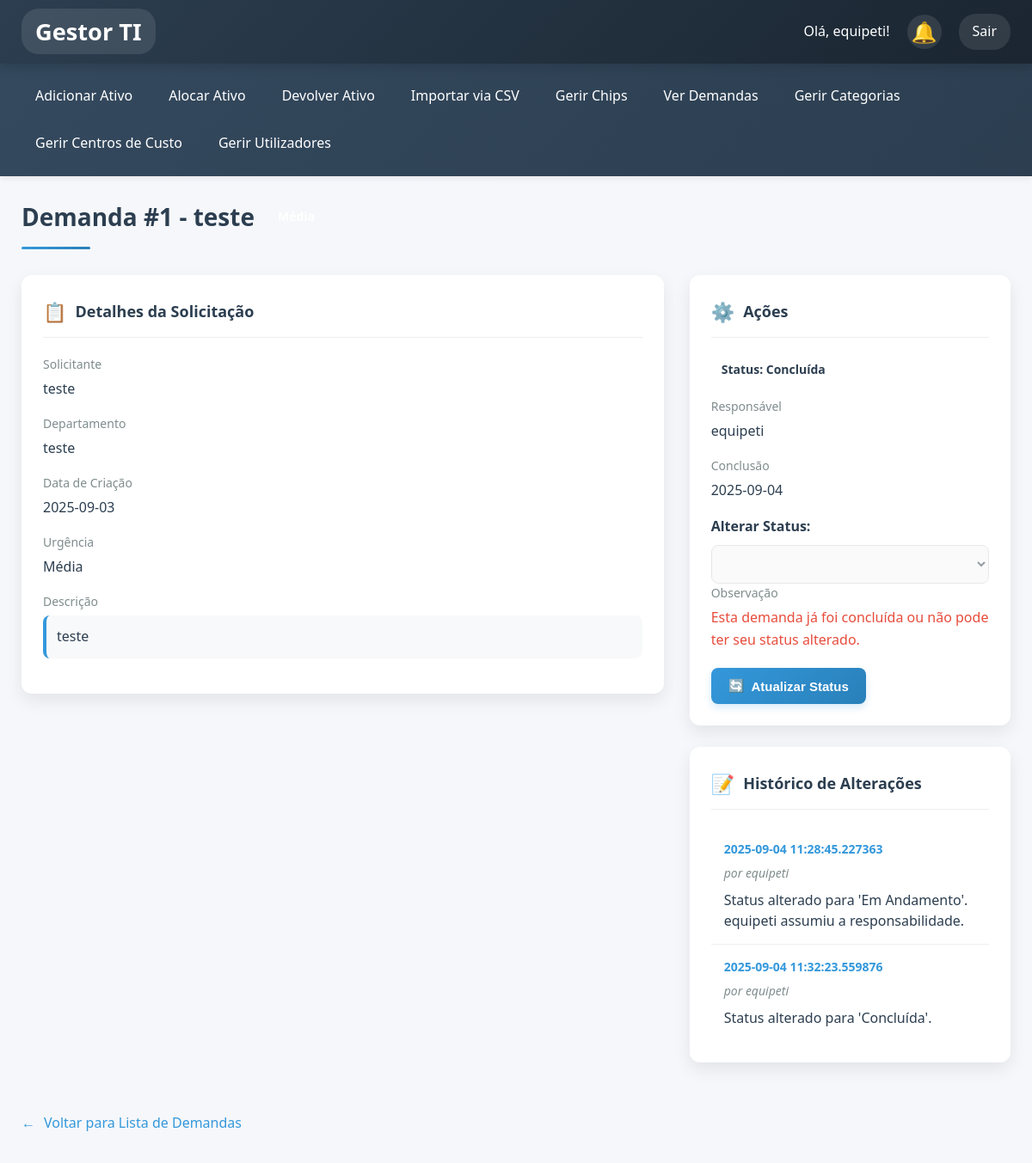
Page /demandas/1 (signed in) on the committed database.
### tables this page shows
CREATE TABLE usuarios (id INTEGER PRIMARY KEY, nome TEXT NOT NULL UNIQUE, departamento TEXT, password TEXT);

CREATE TABLE demandas (
                 id INTEGER PRIMARY KEY, nome_solicitante TEXT NOT NULL, departamento TEXT,
                 descricao TEXT NOT NULL, urgencia TEXT, data_criacao DATE, status TEXT DEFAULT 'Aberta', responsavel TEXT, data_conclusao DATE);

CREATE TABLE demandas_historico (
                 id INTEGER PRIMARY KEY, demanda_id INTEGER, alteracao TEXT NOT NULL, 
                 autor TEXT, data DATETIME,
                 FOREIGN KEY (demanda_id) REFERENCES demandas(id));

### gestor_ativos_ti.py (the view)
@app.route('/demandas/<int:id>')
@login_required
def detalhes_demanda(id):
    demanda = db_query("SELECT * FROM demandas WHERE id = ?", (id,), fetchone=True)
    historico = db_query("SELECT * FROM demandas_historico WHERE demanda_id = ? ORDER BY data ASC", (id,))
    return render_template('detalhes_demanda.html', demanda=demanda, historico=historico)

### gestor_ativos_ti.py (called while the page is built)
@login_manager.user_loader
def load_user(user_id):
    conn = sqlite3.connect('ativos_ti.db')
    c = conn.cursor()
    c.execute("SELECT id, nome FROM usuarios WHERE id = ?", (user_id,))
    user_data = c.fetchone()
    conn.close()
    if user_data:
        return User(id=user_data[0], nome=user_data[1])
    return None

def db_query(query, params=(), fetchone=False, commit=False):
    conn = sqlite3.connect('ativos_ti.db')
    conn.row_factory = sqlite3.Row
    c = conn.cursor()
    c.execute(query, params)
    result = c.fetchone() if fetchone else c.fetchall()
    if commit:
        conn.commit()
    conn.close()
    return result

### templates/detalhes_demanda.html (shortened to what this page needs)
{% extends "base.html" %}
{% block content %}
<div class="page-header">
    <h1 class="page-title">
        Demanda #{{ demanda.id }} - {{ demanda.nome_solicitante }}
        <span class="urgency-badge urgency-{{ demanda.urgencia|lower }}">{{ demanda.urgencia }}</span>
    </h1>
</div>
<div class="demanda-detalhes">
    <div class="info-principal">
        <div class="info-card">
            <div class="card-header">
                <h3 class="card-title">
                    <span class="card-icon">📋</span>
                    Detalhes da Solicitação
                </h3>
            </div>
            <div class="info-item">
                <span class="info-label">Solicitante</span>
                <span class="info-value">{{ demanda.nome_solicitante }}</span>
            </div>
            <div class="info-item">
                <span class="info-label">Departamento</span>
                <span class="info-value">{{ demanda.departamento }}</span>
            </div>
            <div class="info-item">
                <span class="info-label">Data de Criação</span>
                <span class="info-value">{{ demanda.data_criacao }}</span>
            </div>
            <div class="info-item">
                <span class="info-label">Urgência</span>
                <span class="info-value">{{ demanda.urgencia }}</span>
            </div>
            <div class="info-item">
                <span class="info-label">Descrição</span>
                <div class="info-value descricao">{{ demanda.descricao }}</div>
            </div>
        </div>
    </div>
    <div class="acoes-historico">
        <div class="acoes-card">
            <div class="card-header">
                <h3 class="card-title">
                    <span class="card-icon">⚙️</span>
                    Ações
                </h3>
            </div>
            <div class="status-badge status-{{ demanda.status|lower|replace(' ', '_') }}">
                Status: {{ demanda.status }}
            </div>
            {% if demanda.responsavel %}
            <div class="info-item">
                <span class="info-label">Responsável</span>
                <span class="info-value">{{ demanda.responsavel }}</span>
            </div>
            {% endif %}
            {% if demanda.data_conclusao %}
            <div class="info-item">
                <span class="info-label">Conclusão</span>
                <span class="info-value">{{ demanda.data_conclusao }}</span>
            </div>
            {% endif %}
            <form action="{{ url_for('atualizar_demanda', id=demanda.id) }}" method="POST">
                <div class="form-group">
                    <label class="form-label">Alterar Status:</label>
                    <select name="status" class="form-select">
                    </select>
                </div>
                <button type="submit" class="submit-button">
                    <span>🔄</span> Atualizar Status
                </button>
            </form>
        </div>
        <div class="historico-card">
            <div class="card-header">
                <h3 class="card-title">
                    <span class="card-icon">📝</span>
                    Histórico de Alterações
                </h3>
            </div>
            <ul class="historico-lista">
                {% for item in historico %}
                <li class="historico-item">
                    <div class="historico-data">{{ item.data }}</div>
                    <div class="historico-autor">por {{ item.autor }}</div>
                    <div class="historico-descricao">{{ item.alteracao }}</div>
                </li>
                {% else %}
                <div class="empty-historico">
                    <div class="empty-icon">📭</div>
                    <p>Nenhum histórico encontrado.</p>
                </div>
                {% endfor %}
            </ul>
        </div>
    </div>
</div>
<a href="{{ url_for('listar_demandas') }}" class="back-link">Voltar para Lista de Demandas</a>
{% endblock %}

### templates/base.html (shortened to what this page needs)
<!DOCTYPE html>
<html lang="pt-BR">
<head>
</head>
<body>
    <header class="header-bar">
        <h1><a href="{{ url_for('index') }}">Gestor TI</a></h1>
        <div>
            <span>Olá, {{ current_user.nome }}!</span>
            <div class="notifications">
                <div class="notification-bell" id="notification-bell">🔔</div>
            </div>
            <a href="{{ url_for('logout') }}">Sair</a>
        </div>
    </header>
    <nav class="nav">
        <a href="{{ url_for('adicionar_ativo') }}">Adicionar Ativo</a>
        <a href="{{ url_for('alocar_ativo') }}">Alocar Ativo</a>
        <a href="{{ url_for('devolver_ativo') }}">Devolver Ativo</a>
        <a href="{{ url_for('importar_csv') }}">Importar via CSV</a>
        <a href="{{ url_for('listar_chips') }}">Gerir Chips</a>
        <a href="{{ url_for('listar_demandas') }}">Ver Demandas</a>
        <a href="{{ url_for('listar_categorias') }}">Gerir Categorias</a>
        <a href="{{ url_for('listar_centros_custo') }}">Gerir Centros de Custo</a>
        <a href="{{ url_for('listar_usuarios') }}">Gerir Utilizadores</a>
    </nav>
    <main class="content">
        {% block content %}{% endblock %}
    </main>
</body>
</html>

### templates/base.html (style rules this page uses)
:root { --primary-color: #2c3e50; --secondary-color: #3498db; --accent-color: #e74c3c; --light-bg: #f5f7fa; --white: #ffffff; --text-dark: #2c3e50; --border-color: #ddd; --hover-bg: #f8f9fa; --success-color: #27ae60; --warning-color: #f39c12; --nav-bg: #34495e; --nav-hover: #46627f; --header-bg: #2c3e50; --notification-bg: #fff; --notification-border: #ddd; --shadow: 0 4px 12px rgba(0,0,0,0.15); --shadow-light: 0 2px 8px rgba(0,0,0,0.08); }
* { box-sizing: border-box; margin: 0; padding: 0; }
body { font-family: 'Segoe UI', Roboto, Oxygen, Ubuntu, Cantarell, sans-serif; margin: 0; background-color: var(--light-bg); color: var(--text-dark); line-height: 1.6; }
.header-bar { display: flex; justify-content: space-between; align-items: center; background: linear-gradient(135deg, var(--header-bg), #1a2530); color: white; padding: 15px 25px; box-shadow: var(--shadow); position: relative; z-index: 100; }
.header-bar h1 { margin: 0; font-size: 1.7em; font-weight: 600; }
.header-bar h1 a { color: white; text-decoration: none; transition: all 0.3s ease; }
.header-bar > div { display: flex; align-items: center; gap: 20px; }
.header-bar span { font-size: 1em; font-weight: 500; }
.header-bar a { color: white; text-decoration: none; padding: 8px 16px; border-radius: 20px; transition: all 0.3s ease; background-color: rgba(255, 255, 255, 0.1); }
.nav { display: flex; gap: 10px; flex-wrap: wrap; background: linear-gradient(135deg, var(--nav-bg), #2c3e50); padding: 15px 25px; box-shadow: var(--shadow-light); }
.nav a { color: white; text-decoration: none; padding: 10px 16px; border-radius: 6px; transition: all 0.3s ease; font-weight: 500; position: relative; }
.nav a::after { content: ""; position: absolute; bottom: 0; left: 0; width: 0; height: 2px; background-color: var(--secondary-color); transition: width 0.3s ease; }
.content { padding: 25px; max-width: 1400px; margin: 0 auto; }
.notifications { position: relative; }
.notification-bell { font-size: 1.5em; cursor: pointer; transition: all 0.3s ease; display: flex; align-items: center; justify-content: center; width: 40px; height: 40px; border-radius: 50%; background-color: rgba(255, 255, 255, 0.1); }

### rows in the picture
usuarios: nome "equipeti"
demandas: id "1", nome_solicitante "teste", departamento "teste", data_criacao "2025-09-03", urgencia "Média", descricao "teste", status "Concluída", responsavel "equipeti", data_conclusao "2025-09-04"
demandas_historico: data "2025-09-04 11:28:45.227363", autor "equipeti", alteracao "Status alterado para 'Em Andamento'. equipeti assumiu a responsabilidade."
demandas_historico: data "2025-09-04 11:32:23.559876", autor "equipeti", alteracao "Status alterado para 'Concluída'."
